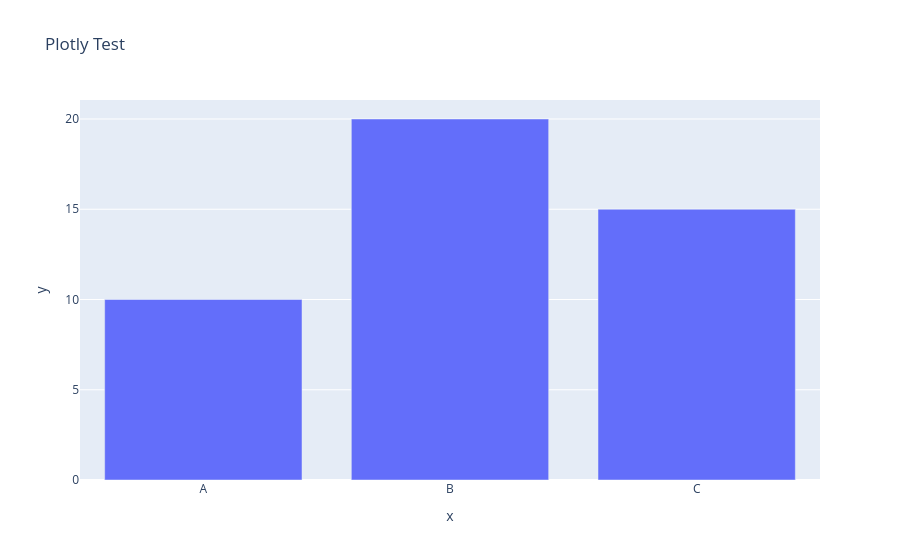

Source (notebook cell):
### Code cell
import plotly.express as px

fig = px.bar(
    x=["A", "B", "C"],
    y=[10, 20, 15],
    title="Plotly Test"
)

fig.show()

### Figure 1 — Plotly figure (JSON) as saved in the notebook; plotly's stock layout.template omitted (floating-point values rounded to 4 significant figures)
{"data": [{"hovertemplate": "x=%{x}<br>y=%{y}<extra></extra>", "legendgroup": "", "marker": {"color": "#636efa", "pattern": {"shape": ""}}, "name": "", "orientation": "v", "showlegend": false, "textposition": "auto", "type": "bar", "x": ["A", "B", "C"], "xaxis": "x", "y": [10, 20, 15], "yaxis": "y"}], "layout": {"barmode": "relative", "legend": {"tracegroupgap": 0}, "title": {"text": "Plotly Test"}, "xaxis": {"anchor": "y", "domain": [0, 1], "title": {"text": "x"}}, "yaxis": {"anchor": "x", "domain": [0, 1], "title": {"text": "y"}}}}
